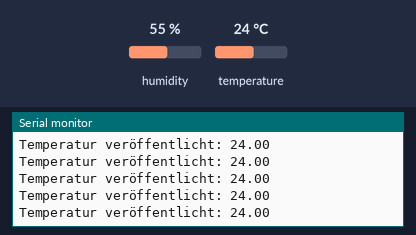
This sketch was run on a simulated ESP32. Shown: the last lines printed to the serial monitor. The test bench sets the inputs (shaded band); at power-on: temperature 24 °C, humidity 55 %. WiFi joins after 1.5 s; servers stay silent unless stated; no MQTT or app messages arrive unless stated.

Above: at 3.2 s.
3.3 s: temperature set to 12 °C
At 4.19 s:
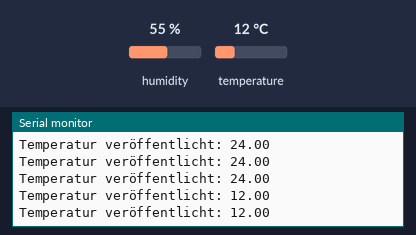
6.0 s: temperature set to 19 °C
At 6.11 s:
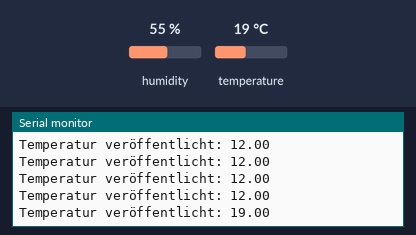
Timing chart, 0 to 9.0 s (numbered marks = the images above; inputs shaded):
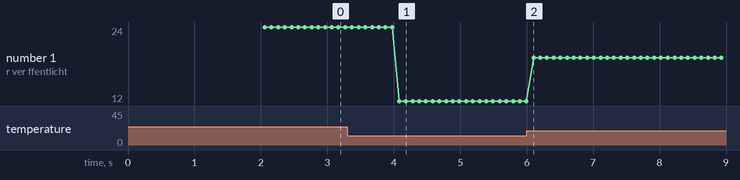

The sketch:

MQTT_Temp.ino
```cpp
#include <WiFi.h>
#include <PubSubClient.h>
#include <DHT.h>

// WiFi-Einstellungen
const char* ssid = "HTL-Z";
const char* password = "36Hf5HF6J4";

// MQTT-Einstellungen
const char* mqttServer = "demo.thingsboard.io";
const int mqttPort = 1883;
const char* mqttUsername = "03xr7WoaqndySRCljMW9";
const char* mqttTopic = "v1/devices/me/telemetry";

#define DHTPIN 14
#define DHTTYPE DHT22

WiFiClient espClient;
PubSubClient client(espClient);
DHT dht(DHTPIN, DHTTYPE);

void connectToWiFi() {
  Serial.print("Verbinde mit WiFi...");
  WiFi.begin(ssid, password);

  while (WiFi.status() != WL_CONNECTED) {
    delay(1000);
    Serial.print(".");
  }

  Serial.println("\nVerbunden mit WiFi!");
}

void connectToMQTT() {
  client.setServer(mqttServer, mqttPort);
  while (!client.connected()) {
    Serial.print("Verbinde mit MQTT...");
    if (client.connect("ESP32Client", mqttUsername, NULL)) {
      Serial.println("Verbunden mit MQTT!");
    } else {
      Serial.print("Fehler beim Verbinden mit MQTT - ");
      Serial.println(client.state());
      delay(2000);
    }
  }
}

void publishTemperature(float temperature) {
  String payload = "{\"temperature\": " + String(temperature) + "}";

  client.publish(mqttTopic, payload.c_str());
  Serial.print("Temperatur veröffentlicht: ");
  Serial.println(temperature);
}

void setup() {
  Serial.begin(115200);
  connectToWiFi();
  connectToMQTT();
  dht.begin();
}

void loop() {
  if (!client.connected()) {
    connectToMQTT();
  }

  float temperature = dht.readTemperature();

  if (isnan(temperature)) {
    Serial.println(F("Failed to read temperature from DHT sensor!"));
    return;
  }

  publishTemperature(temperature);

  client.loop();

  delay(100);  // Warte 5 Sekunden vor dem nächsten Publish
}
```

Measured:
- after the input at 3.3 s, the serial monitor: prints a new line after 0.78 s (image 1)
- after the input at 6.0 s, the serial monitor: prints a new line after 0.10 s (image 2)
- plotted number 1: 24 → 12 after the input at 3.3 s, 12 → 19 after the input at 6.0 s
